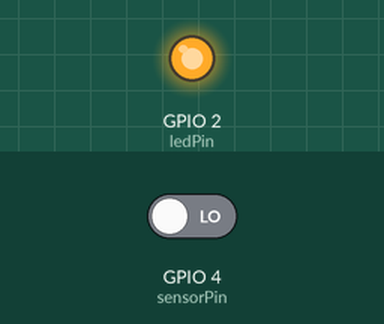
Recording of a sketch running on a simulated ESP32. Shown: output pins drawn as LEDs (lit = HIGH). The inputs (shaded band) are chosen by the test bench; at power-on: GPIO 4 (sensorPin) LOW. What the sketch prints to the serial monitor is not drawn.

Above: at 1.2 s.
1.3 s: GPIO 4 (sensorPin) driven HIGH
At 1.7 s:
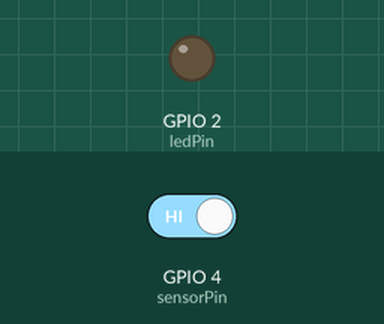
2.8 s: GPIO 4 (sensorPin) driven LOW
At 4.3 s:
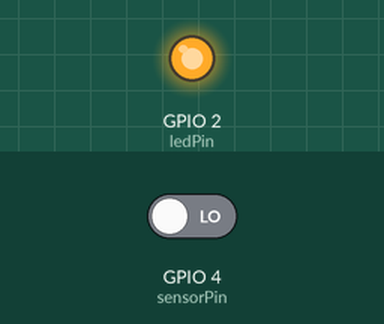
Timing chart, 0 to 5.8 s (numbered marks = the images above; inputs shaded):
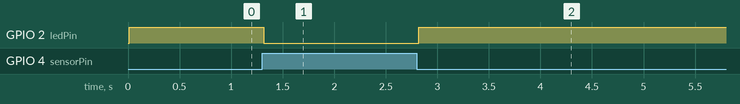

The sketch:

ir-sensor.ino
```cpp
// ESP32 IR Sensor
// LED on pin 2
// Sensor active  = LED ON
// Sensor inactive = LED OFF

const int ledPin    = 2;   // LED pin D4
const int sensorPin = 4;   // IR sensor OUT pin D2

void setup() {
  pinMode(ledPin, OUTPUT);
  pinMode(sensorPin, INPUT);  // Use INPUT_PULLUP if needed

  Serial.begin(115200);
  delay(10);
}

void loop() {
  int sensorValue = digitalRead(sensorPin);

  // OPPOSITE LOGIC
  if (sensorValue == HIGH) {
    // Sensor NOT triggered → LED OFF
    digitalWrite(ledPin, LOW);
    Serial.println("Sensor inactive → LED OFF");
  } else {
    // Sensor triggered → LED ON
    digitalWrite(ledPin, HIGH);
    Serial.println("Sensor active → LED ON");
  }

  delay(50); // small read delay
}
```

Measured:
- after the input at 1.3 s, GPIO 2 (ledPin): HIGH → LOW at once
- after the input at 2.8 s, GPIO 2 (ledPin): LOW → HIGH at once
